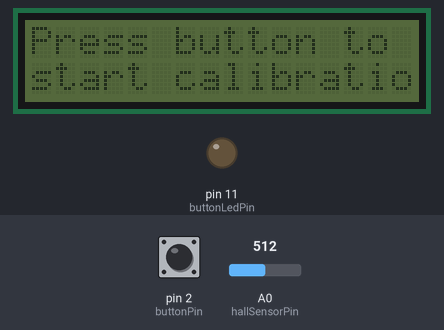
Simulated run of this sketch. Board: Arduino Uno, built with avr-gcc and run on an emulated ATmega328P. On the bench: 16×2 character LCD, output pins drawn as LEDs (lit = HIGH). Inputs (shaded band) come from the test bench; at power-on: pin 2 (buttonPin) HIGH, A0 (hallSensorPin) = 512.

Above: at 1.8 s.
1.9 s: pin 2 (buttonPin) pulled LOW for 0.15 s
At 2.9 s:
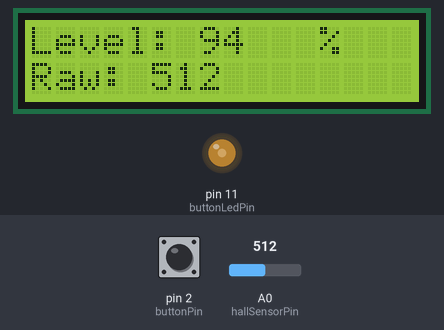
3.5 s: A0 (hallSensorPin) set to 716
At 4.0 s:
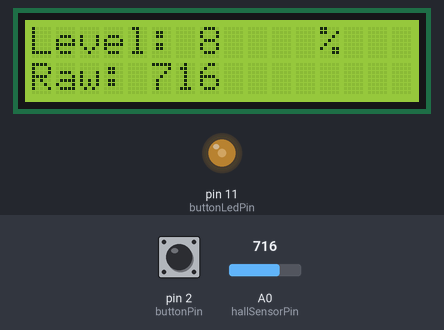
5.1 s: A0 (hallSensorPin) set to 900
At 6.3 s:
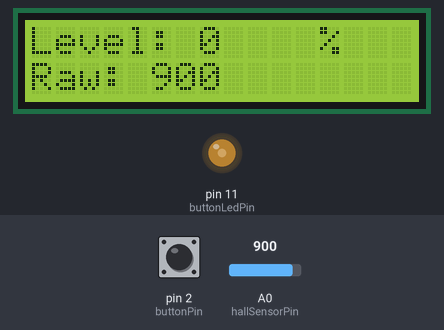
6.6 s: pin 2 (buttonPin) pulled LOW for 1 s
At 7.6 s:
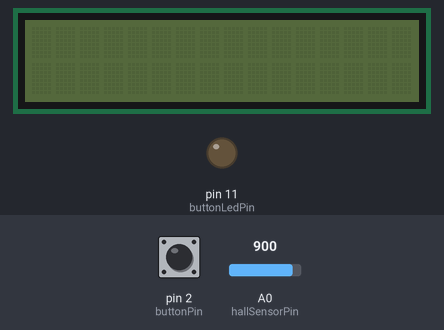
9.1 s: pin 2 (buttonPin) pulled LOW for 0.15 s
At 9.6 s:
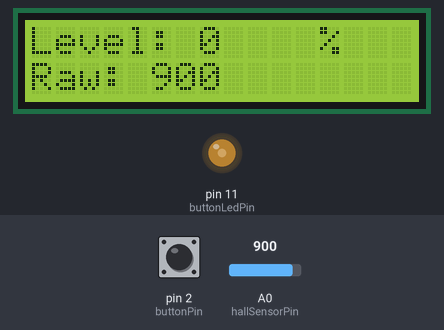
10.7 s: pin 2 (buttonPin) pulled LOW for 3.2 s
At 12.1 s:
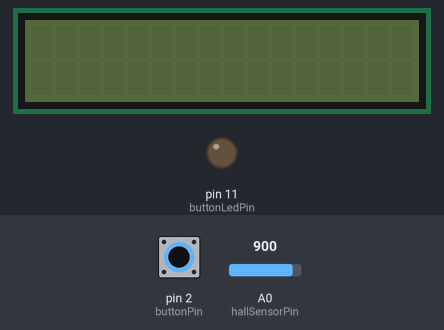
Timing chart, 0 to 13.7 s (numbered marks = the images above; inputs shaded):
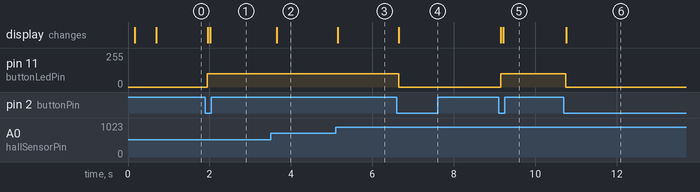

Measured:
- after the input at 1.9 s, pin 11 (buttonLedPin): 0/255 → 100/255 after 0.05 s; the display: first changes after 0.05 s (image 1 shows a later state)
- after the input at 3.5 s, the display: changes after 0.15 s (image 2)
- after the input at 5.1 s, the display: changes after 0.05 s (image 3)
- after the input at 6.6 s, pin 11 (buttonLedPin): 100/255 → 0/255 after 0.05 s; the display: changes after 0.05 s (image 4)
- after the input at 9.1 s, pin 11 (buttonLedPin): 0/255 → 100/255 after 0.05 s; the display: first changes after 0.05 s (image 5 shows a later state)
- after the input at 10.7 s, pin 11 (buttonLedPin): 100/255 → 0/255 after 0.05 s; the display: changes after 0.06 s (image 6)

The sketch:

sensor_calibration.ino
```cpp
#include <LiquidCrystal_I2C.h>

LiquidCrystal_I2C lcd(0x27, 16, 2);

// Pin definitions
const int buttonPin     = 2;
const int buttonLedPin  = 11;
const int hallSensorPin = A0;

// LED brightness
const int ledBrightness = 100;

// Calibration endpoints (Update these after getting the sensor in position)
const int RAW_EMPTY = 735;
const int RAW_FULL  = 500;

// Number of samples to average for noise reduction
const int NUM_SAMPLES = 15;

// Button state
bool displayOn = false;
bool lastButtonState = HIGH;
bool buttonState     = HIGH;
unsigned long lastDebounceTime = 0;
const unsigned long debounceDelay = 50;

// Display refresh timing
unsigned long lastDisplayUpdate = 0;
const unsigned long displayUpdateInterval = 150;

bool needsRedraw = true;

int getSmoothedRaw() {
  long sum = 0;
  for (int i = 0; i < NUM_SAMPLES; i++) {
    sum += analogRead(hallSensorPin);
    delay(2);
  }
  return (int)(sum / NUM_SAMPLES);
}

void setup() {
  delay(100);
  lcd.init();
  delay(500);

  pinMode(buttonPin,    INPUT_PULLUP);
  pinMode(buttonLedPin, OUTPUT);
  pinMode(hallSensorPin, INPUT);

  analogWrite(buttonLedPin, 0);
  lcd.noBacklight();

  lcd.setCursor(0, 0);
  lcd.print("Press button to");
  lcd.setCursor(0, 1);
  lcd.print("start calibration");
}

void loop() {
  // --- Button debounce logic ---
  int reading = digitalRead(buttonPin);

  if (reading != lastButtonState) {
    lastDebounceTime = millis();
  }

  if ((millis() - lastDebounceTime) > debounceDelay) {
    if (reading != buttonState) {
      buttonState = reading;

      if (buttonState == LOW) {
        displayOn = !displayOn;

        if (displayOn) {
          analogWrite(buttonLedPin, ledBrightness);
          lcd.backlight();
          needsRedraw = true;
          lastDisplayUpdate = 0;
        } else {
          analogWrite(buttonLedPin, 0);
          lcd.noBacklight();
          lcd.clear();
        }
      }
    }
  }

  lastButtonState = reading;

  // --- Display update ---
  if (displayOn) {
    if (millis() - lastDisplayUpdate >= displayUpdateInterval) {
      lastDisplayUpdate = millis();

      int rawValue = getSmoothedRaw();
      int percent  = map(rawValue, RAW_EMPTY, RAW_FULL, 0, 100);
      percent = constrain(percent, 0, 100);

      // Draw static labels once
      if (needsRedraw) {
        lcd.clear();
        lcd.setCursor(0, 0);
        lcd.print("Level:      %");
        lcd.setCursor(0, 1);
        lcd.print("Raw:");
        needsRedraw = false;
      }

      // Update percentage
      lcd.setCursor(7, 0);
      lcd.print("    ");
      lcd.setCursor(7, 0);
      lcd.print(percent);

      // Update raw value
      lcd.setCursor(5, 1);
      lcd.print("     ");
      lcd.setCursor(5, 1);
      lcd.print(rawValue);
    }
  }
}
```
